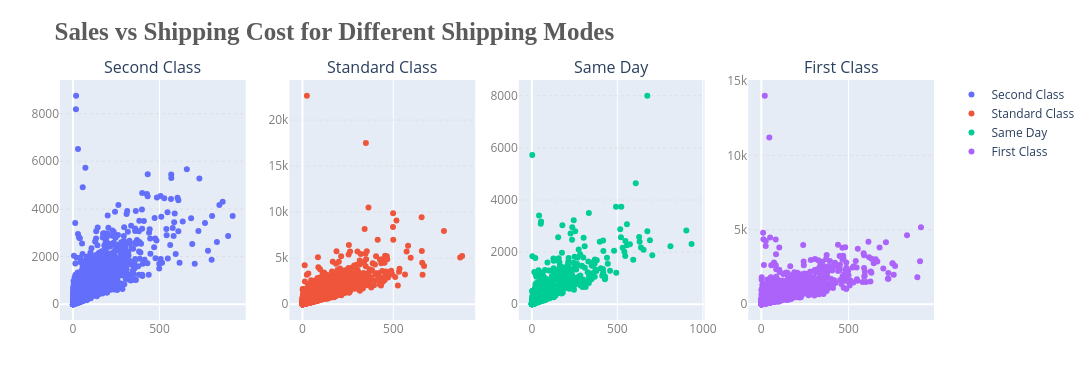

Notebook code cell kept with this figure:
### Code cell
def Display_Sales_shipMode(regions=None):
    """
    Display scatter plots of Sales vs Shipping Cost for each Shipping Mode,
    with optional filtering by region (Market).
    
    Parameters:
    - regions: list of region names (e.g. ["Africa", "EMEA"])
               If None → uses all regions.
    """

    # --- FILTER DATA IF REGIONS ARE PROVIDED ---
    if regions is not None:
        df_plot = df[df["Market"].isin(regions)]
        title_suffix = f" (Filtered: {', '.join(regions)})"
    else:
        df_plot = df.copy()
        title_suffix = ""

    shipping_modes = df_plot['Ship.Mode'].unique()

    # Create subplots dynamically
    fig = make_subplots(
        rows=1,
        cols=len(shipping_modes),
        subplot_titles=shipping_modes,
        horizontal_spacing=0.05
    )

    # Plot each shipping mode
    for i, mode in enumerate(shipping_modes):
        mode_data = df_plot[df_plot['Ship.Mode'] == mode]

        fig.add_trace(
            go.Scatter(
                x=mode_data['Shipping.Cost'],
                y=mode_data['Sales'],
                mode='markers',
                name=mode
            ),
            row=1,
            col=i+1
        )

    # Layout formatting
    fig.update_layout(
        title=f"<b>Sales vs Shipping Cost for Different Shipping Modes{title_suffix}</b>",
        title_font_size=25,
        title_font_family="Liberation Serif",
        title_font_color="#5b5b5b",
        width=1300,
        height=380,
        margin=dict(l=60, r=40, t=80, b=60)
    )

    fig.update_yaxes(
        showgrid=True,
        gridwidth=0.5,
        gridcolor='lightgray',
        griddash='dot',
        tickfont=dict(color='gray')
    )
    fig.update_xaxes(tickfont=dict(color='gray'))

    fig.show()
Display_Sales_shipMode()

### Figure 1 — Plotly figure (JSON) as saved in the notebook; plotly's stock layout.template omitted (floating-point values rounded to 4 significant figures; data arrays with more than 128 entries replaced by an {"elided": "..."} marker saying what was removed)
{"data": [{"mode": "markers", "name": "Second Class", "type": "scatter", "x": {"elided": "10309 float values"}, "xaxis": "x", "y": {"elided": "10309 int values"}, "yaxis": "y"}, {"mode": "markers", "name": "Standard Class", "type": "scatter", "x": {"elided": "30774 float values"}, "xaxis": "x2", "y": {"elided": "30774 int values"}, "yaxis": "y2"}, {"mode": "markers", "name": "Same Day", "type": "scatter", "x": {"elided": "2701 float values"}, "xaxis": "x3", "y": {"elided": "2701 int values"}, "yaxis": "y3"}, {"mode": "markers", "name": "First Class", "type": "scatter", "x": {"elided": "7505 float values"}, "xaxis": "x4", "y": {"elided": "7505 int values"}, "yaxis": "y4"}], "layout": {"annotations": [{"font": {"size": 16}, "showarrow": false, "text": "Second Class", "x": 0.1062, "xanchor": "center", "xref": "paper", "y": 1, "yanchor": "bottom", "yref": "paper"}, {"font": {"size": 16}, "showarrow": false, "text": "Standard Class", "x": 0.3688, "xanchor": "center", "xref": "paper", "y": 1, "yanchor": "bottom", "yref": "paper"}, {"font": {"size": 16}, "showarrow": false, "text": "Same Day", "x": 0.6313, "xanchor": "center", "xref": "paper", "y": 1, "yanchor": "bottom", "yref": "paper"}, {"font": {"size": 16}, "showarrow": false, "text": "First Class", "x": 0.8938, "xanchor": "center", "xref": "paper", "y": 1, "yanchor": "bottom", "yref": "paper"}], "height": 380, "margin": {"b": 60, "l": 60, "r": 40, "t": 80}, "title": {"font": {"color": "#5b5b5b", "family": "Liberation Serif", "size": 25}, "text": "<b>Sales vs Shipping Cost for Different Shipping Modes</b>"}, "width": 1300, "xaxis": {"anchor": "y", "domain": [0, 0.2125], "tickfont": {"color": "gray"}}, "xaxis2": {"anchor": "y2", "domain": [0.2625, 0.475], "tickfont": {"color": "gray"}}, "xaxis3": {"anchor": "y3", "domain": [0.525, 0.7375], "tickfont": {"color": "gray"}}, "xaxis4": {"anchor": "y4", "domain": [0.7875, 1], "tickfont": {"color": "gray"}}, "yaxis": {"anchor": "x", "domain": [0, 1], "gridcolor": "lightgray", "griddash": "dot", "gridwidth": 0.5, "showgrid": true, "tickfont": {"color": "gray"}}, "yaxis2": {"anchor": "x2", "domain": [0, 1], "gridcolor": "lightgray", "griddash": "dot", "gridwidth": 0.5, "showgrid": true, "tickfont": {"color": "gray"}}, "yaxis3": {"anchor": "x3", "domain": [0, 1], "gridcolor": "lightgray", "griddash": "dot", "gridwidth": 0.5, "showgrid": true, "tickfont": {"color": "gray"}}, "yaxis4": {"anchor": "x4", "domain": [0, 1], "gridcolor": "lightgray", "griddash": "dot", "gridwidth": 0.5, "showgrid": true, "tickfont": {"color": "gray"}}}}
